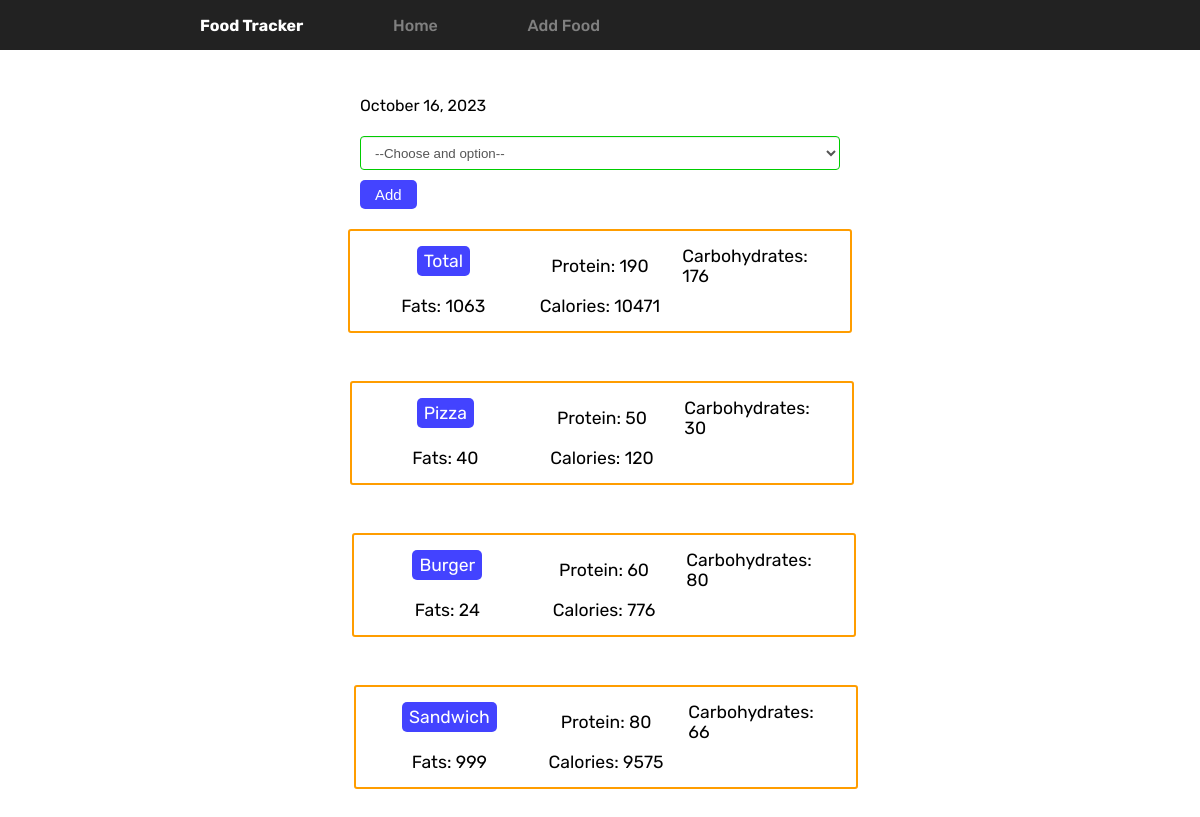
The app's page /detail/20231016 with its own data.
### tables this page shows
CREATE TABLE food (
    food_id INTEGER NOT NULL PRIMARY KEY AUTOINCREMENT,
    food_name TEXT NOT NULL,
    protein INTEGER NOT NULL,
    carbohydrates INTEGER NOT NULL,
    fats INTEGER NOT NULL,
    calories INTEGER NOT NULL
);

### app.py (the view, shortened to what this page needs)
@app.route('/detail/<date>', methods=['GET', 'POST'])
def detail(date):
    db = get_db()
    curr_date = db.execute('SELECT date_id FROM date_id WHERE entry_date = (?)', [date])
    date_id = curr_date.fetchone()['date_id']
    food_cur = db.execute(
        '''
     SELECT
     food.food_name AS food_name,
     food.protein AS protein,
     food.carbohydrates AS carbohydrates,
     food.fats AS fats,
     food.calories AS calories
     FROM food
     JOIN dateid_foodid ON food.food_id = dateid_foodid.food_id
     JOIN date_id ON dateid_foodid.date_id = date_id.date_id
     WHERE date_id.date_id = (?)
     ''', [date_id])
    food_results = food_cur.fetchall()
    total_display_res = {
        'protein': 0,
        'carbohydrates':0,
        'fats':0,
        'calories':0
    }
    for el in food_results:
        total_display_res['protein'] += el['protein']
        total_display_res['carbohydrates'] += el['carbohydrates']
        total_display_res['fats'] += el['fats']
        total_display_res['calories'] += el['calories']
    options_cur = db.execute('SELECT * FROM food')
    food_options = options_cur.fetchall()
    input_date = datetime.strptime(date, '%Y%m%d')
    display_format_date = datetime.strftime(input_date, '%B %d, %Y')
    return render_template('detail.html',
                           date=display_format_date, food_results=food_results,
                           food_options=food_options, total=total_display_res)

### app.py (called while the page is built)
@app.teardown_appcontext
def close_connection(exception):
    if hasattr(g, 'sqlite_db'):
        g.sqlite_db.close()

### database.py (called while the page is built)
def connect_db():
    db = sqlite3.connect(DATABASE)
    db.row_factory = sqlite3.Row
    return db

def get_db():
    if not hasattr(g, 'sqlite_db'):
        g.sqlite_db = connect_db()
    return g.sqlite_db

### templates/detail.html (shortened to what this page needs)
<!DOCTYPE html>
<html>
  <head>
    <link href="{{ url_for('static', filename='css/detail.css') }}" rel="stylesheet" />
  </head>
  <body>
    {% include 'header.html' %}
    <main>
      <div class="date-form">
        <form id="date-form" action="" method="POST">
          <p>{{ date }}</p>
          <select class="choose-option" name="food-select">
            <option value="">--Choose and option--</option>
          </select>
          <input class="date-submit-btn" type="submit" value="Add" />
        </form>
      </div>
      <div class="tab">
        <div class="elements">
          <div class="tab-el-name">
            <p>Total</p>
          </div>
          <div class="tab-el">
            <p>Protein: <span class="badge">{{ total.protein }}</span></p>
          </div>
          <div class="tab-el">
            <p>Carbohydrates: <span class="badge">{{ total.carbohydrates }}</span></p>
          </div>
          <div class="tab-el">
            <p>Fats: <span class="badge">{{ total.fats }}</span></p>
          </div>
          <div class="tab-el">
            <p>Calories: <span class="badge">{{ total.calories }}</span></p>
          </div>
        </div>
        {% for el in food_results %}
        <div class="tab">
          <div class="elements">
            <div class="tab-el-name">
              <p>{{ el.food_name }}</p>
            </div>
            <div class="tab-el">
              <p>Protein: <span class="badge">{{ el.protein }}</span></p>
            </div>
            <div class="tab-el">
              <p>Carbohydrates: <span class="badge">{{ el.carbohydrates }}</span></p>
            </div>
            <div class="tab-el">
              <p>Fats: <span class="badge">{{ el.fats }}</span></p>
            </div>
            <div class="tab-el">
              <p>Calories: <span class="badge">{{ el.calories }}</span></p>
            </div>
          </div>
          {% endfor %}
        </div>
      </div>
    </main>
  </body>
</html>

### templates/header.html (shortened to what this page needs)
<header>
      <nav>
        <p style="color:white;font-weight:bold" class="food-tracker">Food Tracker</p>
        <a class="nav-el {{ classname }}" href="{{ url_for('view') }}">Home</a>
        <a class="nav-el {{ classname1 }}" href="{{ url_for('add_item') }}">Add Food</a>
      </nav>
</header>

### static/css/detail.css (style rules this page uses)
body { margin: 0px; font-family: "Raleway", sans-serif; font-family: "Rubik", sans-serif; }
header { margin: 0px; width: 100%; height: 50px; background-color: rgba(0, 0, 0, 0.867); }
nav { width: 400px; height:100%; display: flex; justify-content: space-between; align-items: center; padding-left:200px; }
.nav-el { text-decoration:None; color:grey; font-weight: 500; col }
main { margin-top: 30px; display: flex; flex-direction: column; height: 90vh; display: flex; width: 100vw; align-items: center; }
.date-form { width: 40%; }
.tab { width: 600px; font-size: 1.1rem; margin-top: 40px; }
.tab .elements { display: grid; grid-template-columns: repeat(3, 1fr); grid-template-rows: repeat(2, 40px); padding-bottom: 40px; padding-left: 15px; padding-right: 15px; }
.tab-el { padding: 20px 10px; margin-top: 10px; display: flex; align-items: center; justify-content: center; }
.date-submit-btn { margin-top: 10px; color: white; border: None; padding: 6px 15px; background-color: rgba(0, 0, 255, 0.735); border-radius: 5px; font-size: 15px; }
.choose-option { margin-top: 5px; width: 100%; height: 34px; border-radius: 4px; border: none; padding-left: 10px; background-color: rgb(255, 255, 255); box-shadow: rgba(0, 0, 0, 0.075) 0px 1px 1px inset; color: rgb(85, 85, 85); border-width: 1px; border-style: solid; border-color: rgb(204, 204, 204); border-image: initial; border-radius: 4px; border: 1px solid #0c0; transition: border-color 0.15s ease-in-out 0s, box-shadow 0.15s ease-in-out 0s; }
.tab { margin-top: 20px; width: 500px; height: 100px; border: 2px solid rgb(255, 157, 0); border-radius: 3px; }
.tab-el > p { margin: 0px; padding: 0px; }
.elements { padding: 10px 6px; display: grid; align-items: center; justify-content: center; grid-template-columns: repeat(3, 1fr); grid-template-rows: repeat(2, 30px); }
.tab-el-name { margin: 0px; padding: 5px 7px; color: white; align-self: center; justify-self: center; background-color: rgba(0, 0, 255, 0.738); border-radius: 5px; }
.tab-el-name > p { margin: 0px; }
.tab-el { display: flex; justify-content: center; padding: 4px 4px; }

### records on screen
food: food_name "Pizza", protein "50", carbohydrates "30", fats "40", calories "120"
food: food_name "Burger", protein "60", carbohydrates "80", fats "24", calories "776"
food: food_name "Sandwich", protein "80", carbohydrates "66", fats "999", calories "9575"

### other values on screen
{{ date }} "October 16, 2023"
{{ total.protein }} "190"
{{ total.carbohydrates }} "176"
{{ total.fats }} "1063"
{{ total.calories }} "10471"
